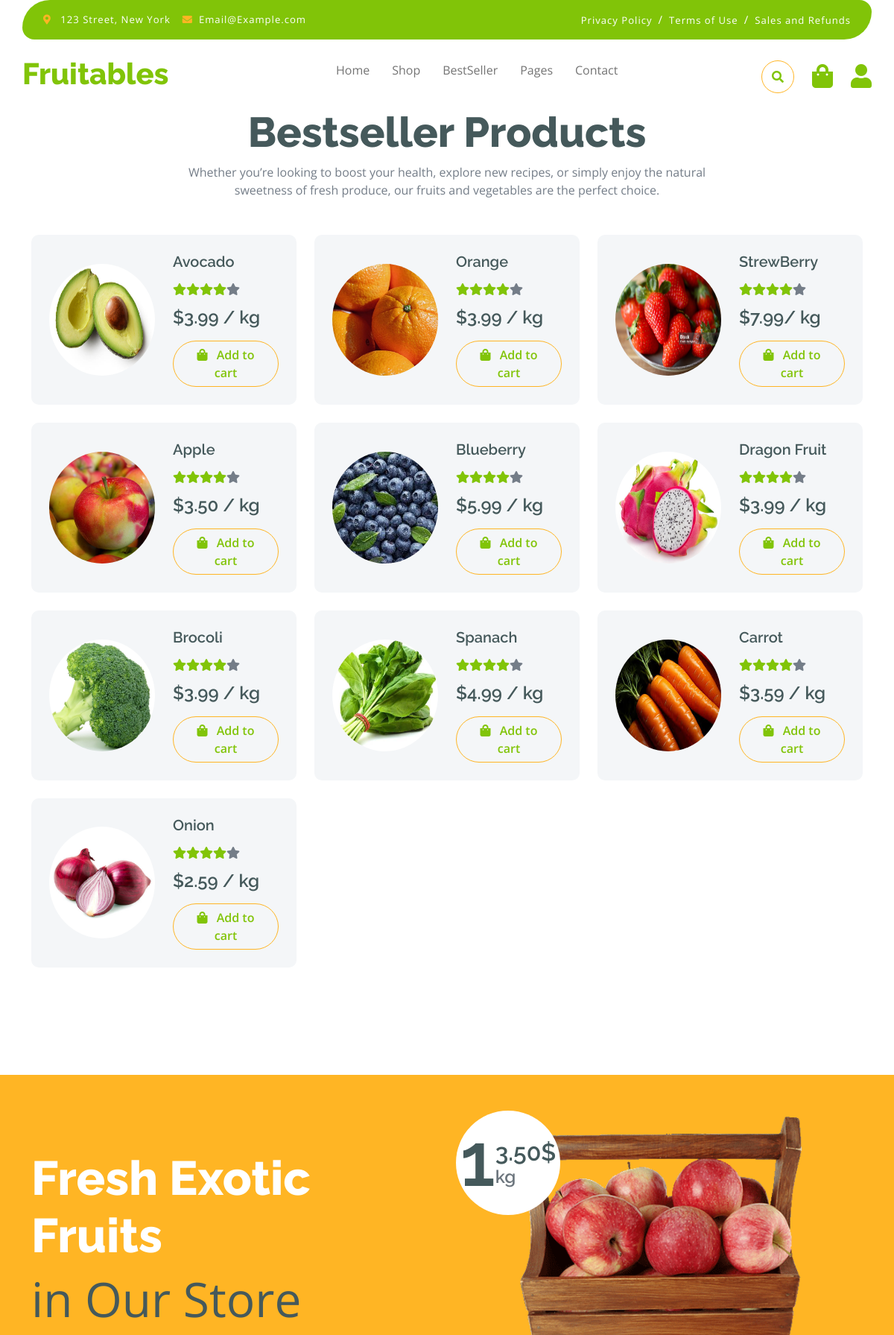
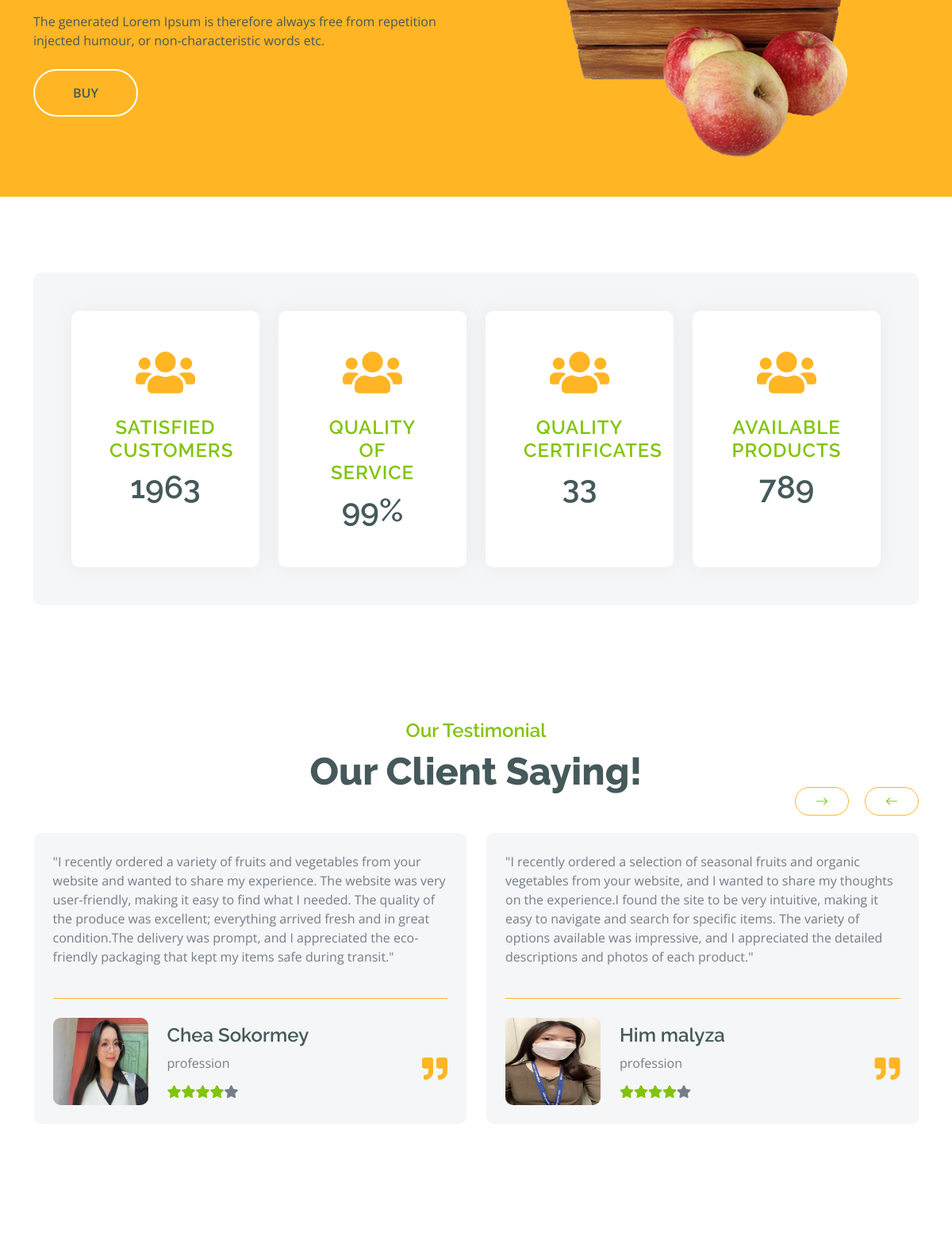
The app's page /BestSeller (upper part) with its own data (2 pictures, top to bottom).
### accounts/models.py (models this page shows, shortened)
class tblTopMenu(models.Model):
    TopMenuName=models.CharField(max_length=200,null=True)
    TopMenuImage=models.CharField(max_length=200,null=True)

class BestSeller(models.Model):
    BestSellerName=models.CharField(max_length=200,null=True)
    CategoryID=models.ForeignKey(Category,on_delete=models.CASCADE,null=True)
    SupplierID=models.ForeignKey(Supplier,on_delete=models.CASCADE,null=True)
    Quantity=models.CharField(max_length=200,null=True)
    Instock=models.CharField(max_length=200,null=True)
    BestSellerTitle=models.CharField(max_length=500,null=True)
    PriceIn=models.CharField(max_length=200,null=True)
    PriceOut=models.CharField(max_length=200,null=True)
    BestSellerImage=models.ImageField(upload_to='ProductImages/')
    BestSellerDate=models.DateTimeField(auto_now_add=True,null=True)
    BestSellerDescription=RichTextField(null=True)

class tblClients(models.Model):
    ClientName=models.CharField(max_length=200,null=True)
    ClientDescription=RichTextField(null=True)
    ClientPosition=models.CharField(max_length=200,null=True)
    ClientImage=models.ImageField(upload_to="pics")

### accounts/views.py (the view)
# urls.py: path('BestSeller',views.bestSeller,name='BestSeller'),
def bestSeller(request):
    TopMenu=tblTopMenu.objects.all()
    SubTopMenu=tblSubTopMenu.objects.all()
    BestSellers=BestSeller.objects.all()
    Client=tblClients.objects.all()
    context={
        'TopMenus':TopMenu,
        'SubTopMenus':SubTopMenu,
        'BestSeller':BestSellers,
        'Clients':Client,
    }
    return render(request,'accounts/BestProduct.html',context)

### accounts/models.py (called while the page is built)
    def __str__(self):
        return self.Categoryname;

### accounts/templates/accounts/BestProduct.html (shortened to what this page needs)
{% load static %}
<!DOCTYPE html>
<html lang="en">
  <head>
   {% include 'accounts/head.html' %}
  </head>
  <body>
    {% include 'accounts/Navbar.html' %}
    <div class="container pt-5"></div>
    {% include 'accounts/BestSeller.html' %}
    {% include 'accounts/Banner.html' %}
    {% include 'accounts/Fact.html' %}
    {% include 'accounts/Tastimonial.html' %}
  </body>
</html>

### accounts/templates/accounts/Navbar.html (shortened to what this page needs)
{% load static %}
<div class="container-fluid fixed-top">
    <div class="container topbar bg-primary d-none d-lg-block">
      <div class="d-flex justify-content-between">
        <div class="top-info ps-2">
          <small class="me-3"
            ><i class="fas fa-map-marker-alt me-2 text-secondary"></i>
            <a href="#" class="text-white">123 Street, New York</a></small
          >
          <small class="me-3"
            ><i class="fas fa-envelope me-2 text-secondary"></i
            ><a href="#" class="text-white">Email@Example.com</a></small
          >
        </div>
        <div class="top-link pe-2">
          <a href="#" class="text-white"
            ><small class="text-white mx-2">Privacy Policy</small>/</a
          >
          <a href="#" class="text-white"
            ><small class="text-white mx-2">Terms of Use</small>/</a
          >
          <a href="" class="text-white"
            ><small class="text-white ms-2">Sales and Refunds</small></a
          >
        </div>
      </div>
    </div>
    <div class="container px-0">
      <nav class="navbar navbar-light bg-white navbar-expand-xl">
        <a href="\" class="navbar-brand"
          ><h1 class="text-primary display-6">Fruitables</h1></a
        >
        <div class="collapse navbar-collapse bg-white" id="navbarCollapse">
          <nav id="navbar" class="navbar mx-auto navbar-nav ">
            <ul class="d-flex justity-content-center"  style="list-style-type: none;">
              {% for TopMenu in TopMenus %}
                <li class="dropdown nav-item "><a href="http://127.0.0.1:8000/{{TopMenu.TopMenuName}}" class="nav-item nav-link ">{{TopMenu.TopMenuName}}</a>
                </li>
              {% endfor %}
            </ul>
            </nav>
          <div class="d-flex m-3 me-0">
            <button
              class="btn-search btn border border-secondary btn-md-square rounded-circle bg-white me-4"
              data-bs-toggle="modal"
              data-bs-target="#searchModal"
            >
              <i class="fas fa-search text-primary"></i>
            </button>
            <a href="{% url 'Shop' %}" class="position-relative me-4 my-auto">
              <i class="fa fa-shopping-bag fa-2x"></i>
            </a>
            <a href="{% url 'login' %}" class="my-auto">
              <i class="fas fa-user fa-2x"></i>
            </a>
          </div>
        </div>
      </nav>
    </div>
</div>

### accounts/templates/accounts/BestSeller.html
{% load static %}
<div class="container-fluid py-5">
    <div class="container py-5">
      <div class="text-center mx-auto mb-5" style="max-width: 700px">
        <h1 class="display-4">Bestseller Products</h1>
        <p>
          Whether you’re looking to boost your health, explore new recipes, or simply
          enjoy the natural sweetness of fresh produce, our fruits and vegetables are
          the perfect choice.
        </p>
      </div>
      <div class="row g-4">
        {% for  BestSellers in BestSeller %}
        <div class="col-lg-6 col-xl-4">
          <div class="p-4 rounded bg-light">
            <div class="row align-items-center">
              <div class="col-6">
                <img
                  src="{% static BestSellers.BestSellerImage %}"
                  class="img-fluid rounded-circle w-100"
                  alt=""
                  style="width: 150px; height: 150px;"
                />
              </div>
              <div class="col-6">
                <a href="#" class="h5"> {{BestSellers.BestSellerName}}</a>
                <div class="d-flex my-3">
                  <i class="fas fa-star text-primary"></i>
                  <i class="fas fa-star text-primary"></i>
                  <i class="fas fa-star text-primary"></i>
                  <i class="fas fa-star text-primary"></i>
                  <i class="fas fa-star"></i>
                </div>
                <h4 class="mb-3"> {{BestSellers.PriceOut}}</h4>
                <a
                  href="{% url 'CartBestSeller' BestSellers.id %}"
                  class="btn border border-secondary rounded-pill px-3 text-primary"
                  ><i class="fa fa-shopping-bag me-2 text-primary"></i> Add to
                  cart</a
                >
              </div>
            </div>
          </div>
        </div>
        {% endfor %}
      </div>
    </div>
  </div>

### accounts/templates/accounts/Tastimonial.html
{% load static %}
<div class="container-fluid testimonial py-5">
  <div class="container py-5">
    <div class="testimonial-header text-center">
      <h4 class="text-primary">Our Testimonial</h4>
      <h1 class="display-5 mb-5 text-dark">Our Client Saying!</h1>
    </div>
    <div class="owl-carousel testimonial-carousel">
      {% for Client in Clients %}
      <div class="testimonial-item img-border-radius bg-light rounded p-4">
        <div class="position-relative">
          <i
            class="fa fa-quote-right fa-2x text-secondary position-absolute"
            style="bottom: 30px; right: 0"
          ></i>
          <div class="mb-4 pb-4 border-bottom border-secondary">
            <p class="mb-0">{{Client.ClientDescription|safe}}</p>
          </div>
          <div class="d-flex align-items-center flex-nowrap">
            <div class="bg-secondary rounded">
              <img
                src="{% static Client.ClientImage %}"
                class="img-fluid rounded"
                style="width: 120px; height: 110px"
                alt=""
              />
            </div>
            <div class="ms-4 d-block">
              <h4 class="text-dark">{{Client.ClientName}}</h4>
              <p class="m-0 pb-3">{{Client.ClientPosition}}</p>
              <div class="d-flex pe-5">
                <i class="fas fa-star text-primary"></i>
                <i class="fas fa-star text-primary"></i>
                <i class="fas fa-star text-primary"></i>
                <i class="fas fa-star text-primary"></i>
                <i class="fas fa-star"></i>
              </div>
            </div>
          </div>
        </div>
      </div>
      {% endfor %}
    </div>
  </div>
</div>

### static/css/style.css (style rules this page uses)
.btn { font-weight: 600; transition: .5s; }
.btn-md-square { width: 44px; height: 44px; }
.btn-square, .btn-sm-square, .btn-md-square, .btn-lg-square { padding: 0; display: flex; align-items: center; justify-content: center; font-weight: normal; }
.btn.border-secondary { transition: 0.5s; }
.fixed-top { transition: 0.5s; background: var(--bs-white); border: 0; }
.topbar { padding: 20px; border-radius: 230px 100px; }
.topbar .top-info { font-size: 15px; line-height: 0; letter-spacing: 1px; display: flex; align-items: center; }
.topbar .top-link { font-size: 15px; line-height: 0; letter-spacing: 1px; display: flex; align-items: center; }
.topbar .top-link a { letter-spacing: 1px; }
.navbar .navbar-nav .nav-link { padding: 10px 15px; font-size: 16px; transition: .5s; }
.navbar { height: 100px; border-bottom: 1px solid rgba(255, 255, 255, .1); }

### records on screen
tblTopMenu: TopMenuName "Home"
tblTopMenu: TopMenuName "Shop"
tblTopMenu: TopMenuName "BestSeller"
tblTopMenu: TopMenuName "Pages"
tblTopMenu: TopMenuName "Contact"
BestSeller: BestSellerImage (picture), BestSellerName "Avocado", PriceOut "$3.99 / kg"
BestSeller: BestSellerImage (picture), BestSellerName "Orange", PriceOut "$3.99 / kg"
BestSeller: BestSellerImage (picture), BestSellerName "StrewBerry", PriceOut "$7.99/ kg"
BestSeller: BestSellerImage (picture), BestSellerName "Apple", PriceOut "$3.50 / kg"
BestSeller: BestSellerImage (picture), BestSellerName "Blueberry", PriceOut "$5.99 / kg"
BestSeller: BestSellerImage (picture), BestSellerName "Dragon Fruit", PriceOut "$3.99 / kg"
BestSeller: BestSellerImage (picture), BestSellerName "Brocoli", PriceOut "$3.99 / kg"
BestSeller: BestSellerImage (picture), BestSellerName "Spanach", PriceOut "$4.99 / kg"
BestSeller: BestSellerImage (picture), BestSellerName "Carrot", PriceOut "$3.59 / kg"
BestSeller: BestSellerImage (picture), BestSellerName "Onion", PriceOut "$2.59 / kg"
tblClients: ClientDescription "\"I recently ordered a variety of fruits and vegetables from your website and wanted to share my experience. The website was very user-friendly, making it easy to find what I needed. The quality of the produce was excellent; everything arrived fresh and in great condition.The delivery was prompt, and I appreciated the eco-friendly packaging that kept my items safe during transit.\"", ClientImage (picture), ClientName "Chea Sokormey", ClientPosition "profession"
tblClients: ClientDescription "\"I recently ordered a selection of seasonal fruits and organic vegetables from your website, and I wanted to share my thoughts on the experience.I found the site to be very intuitive, making it easy to navigate and search for specific items. The variety of options available was impressive, and I appreciated the detailed descriptions and photos of each product.\"", ClientImage (picture), ClientName "Him malyza", ClientPosition "profession"
